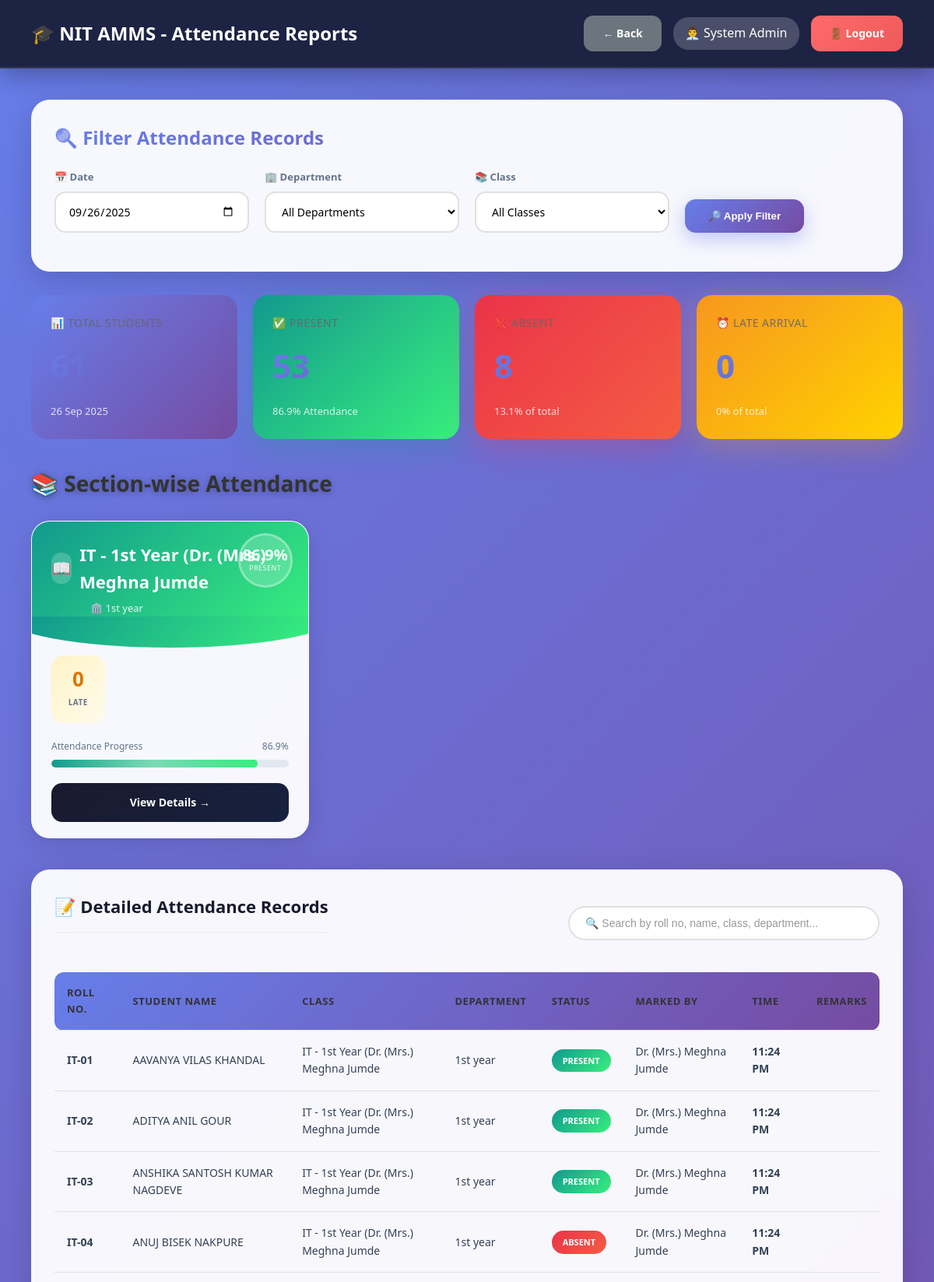
Page /admin/view_attendance_reports.php?date=2025-09-26 (signed in, upper part) on the committed database.
### tables this page shows
CREATE TABLE `users` (
  `id` int(11) NOT NULL,
  `username` varchar(50) NOT NULL,
  `password` varchar(255) NOT NULL,
  `full_name` varchar(100) NOT NULL,
  `email` varchar(100) NOT NULL,
  `phone` varchar(15) DEFAULT NULL,
  `photo` varchar(255) DEFAULT NULL,
  `role` enum('admin','hod','teacher') NOT NULL,
  `department_id` int(11) DEFAULT NULL,
  `is_active` tinyint(1) DEFAULT 1,
  `created_at` timestamp NOT NULL DEFAULT current_timestamp()
);

CREATE TABLE `classes` (
  `id` int(11) NOT NULL,
  `class_name` varchar(100) NOT NULL,
  `department_id` int(11) NOT NULL,
  `year` int(11) NOT NULL,
  `section` varchar(10) NOT NULL,
  `teacher_id` int(11) NOT NULL,
  `semester` int(11) NOT NULL,
  `academic_year` varchar(20) NOT NULL,
  `created_at` timestamp NOT NULL DEFAULT current_timestamp()
);

CREATE TABLE `departments` (
  `id` int(11) NOT NULL,
  `dept_name` varchar(100) NOT NULL,
  `dept_code` varchar(20) NOT NULL,
  `hod_id` int(11) DEFAULT NULL,
  `created_at` timestamp NOT NULL DEFAULT current_timestamp()
);

CREATE TABLE `student_attendance` (
  `id` int(11) NOT NULL,
  `student_id` int(11) NOT NULL,
  `class_id` int(11) NOT NULL,
  `attendance_date` date NOT NULL,
  `status` enum('present','absent','late') NOT NULL,
  `remarks` text DEFAULT NULL,
  `marked_by` int(11) NOT NULL,
  `marked_at` timestamp NOT NULL DEFAULT current_timestamp()
);

CREATE TABLE `students` (
  `id` int(11) NOT NULL,
  `roll_number` varchar(50) NOT NULL,
  `full_name` varchar(100) NOT NULL,
  `email` varchar(100) NOT NULL,
  `phone` varchar(15) DEFAULT NULL,
  `photo` varchar(255) DEFAULT NULL,
  `password` varchar(255) NOT NULL,
  `department_id` int(11) NOT NULL,
  `class_id` int(11) NOT NULL,
  `year` int(11) NOT NULL,
  `semester` int(11) NOT NULL,
  `admission_year` varchar(10) DEFAULT NULL,
  `is_active` tinyint(1) DEFAULT 1,
  `created_at` timestamp NOT NULL DEFAULT current_timestamp()
);

### db.php (called while the page is built, shortened)
<?php
$conn = new mysqli(DB_HOST, DB_USER, DB_PASS, DB_NAME);
$conn->set_charset("utf8mb4");
$conn->query("SET time_zone = '+05:30'");
function isLoggedIn() {
    return isset($_SESSION['user_id']) && isset($_SESSION['role']);
}
function getCurrentUser() {
    global $conn;
    $user_id = $_SESSION['user_id'];
    $role = $_SESSION['role'];
    if ($role === 'student') {
        $query = "SELECT * FROM students WHERE id = ?";
    } elseif ($role === 'parent') {
        $query = "SELECT * FROM parents WHERE id = ?";
    } else {
        $query = "SELECT * FROM users WHERE id = ?";
    }
    $stmt = $conn->prepare($query);
    $stmt->bind_param("i", $user_id);
    $stmt->execute();
    $result = $stmt->get_result();
    return $result->fetch_assoc();
}
?>

### admin/view_attendance_reports.php (the view, shortened to what this page needs)
<?php
require_once '../db.php';
$user = getCurrentUser();
$filter_date = isset($_GET['date']) ? $_GET['date'] : date('Y-m-d');
$filter_department = isset($_GET['department']) ? intval($_GET['department']) : '';
$filter_class = isset($_GET['class']) ? intval($_GET['class']) : '';
$where_clauses = ["sa.attendance_date = '$filter_date'"];
$where_sql = implode(' AND ', $where_clauses);
$attendance_query = "SELECT sa.*, s.roll_number, s.full_name as student_name,
                     c.class_name, d.dept_name, u.full_name as teacher_name
                     FROM student_attendance sa
                     JOIN students s ON sa.student_id = s.id
                     JOIN classes c ON sa.class_id = c.id
                     JOIN departments d ON c.department_id = d.id
                     JOIN users u ON sa.marked_by = u.id
                     WHERE $where_sql ORDER BY c.class_name, s.roll_number";
$attendance_records = $conn->query($attendance_query);
$section_stats_query = "SELECT c.id as class_id, c.class_name, d.dept_name,
                COUNT(DISTINCT sa.student_id) as total_students,
                SUM(CASE WHEN sa.status = 'present' THEN 1 ELSE 0 END) as present,
                SUM(CASE WHEN sa.status = 'absent' THEN 1 ELSE 0 END) as absent,
                SUM(CASE WHEN sa.status = 'late' THEN 1 ELSE 0 END) as late
                FROM student_attendance sa
                JOIN classes c ON sa.class_id = c.id
                JOIN departments d ON c.department_id = d.id
                WHERE sa.attendance_date = '$filter_date'
                " . ($filter_department ? "AND d.id = $filter_department" : "") . "
                " . ($filter_class ? "AND c.id = $filter_class" : "") . "
                GROUP BY c.id, c.class_name, d.dept_name ORDER BY d.dept_name, c.class_name";
$section_stats = $conn->query($section_stats_query);
$stats_query = "SELECT COUNT(DISTINCT sa.student_id) as total,
                SUM(CASE WHEN status = 'present' THEN 1 ELSE 0 END) as present,
                SUM(CASE WHEN status = 'absent' THEN 1 ELSE 0 END) as absent,
                SUM(CASE WHEN status = 'late' THEN 1 ELSE 0 END) as late
                FROM student_attendance sa
                JOIN classes c ON sa.class_id = c.id
                JOIN departments d ON c.department_id = d.id WHERE $where_sql";
$stats = $conn->query($stats_query)->fetch_assoc();
$unique_students = $stats['total'];
$attendance_percentage = $unique_students > 0 ? round(($stats['present'] / $unique_students) * 100, 1) : 0;
?>
<!DOCTYPE html>
<html lang="en">
<head>
    <link rel="stylesheet" href="../assets/style.css">
</head>
<body>
    <nav class="navbar">
        <div><h1>🎓 NIT AMMS - Attendance Reports</h1></div>
        <div class="user-info">
            <a href="index.php" class="btn btn-secondary">← Back</a>
            <span>👨‍💼 <?php echo htmlspecialchars($user['full_name']); ?></span>
            <a href="../logout.php" class="btn btn-danger">🚪 Logout</a>
        </div>
    </nav>
    <div class="main-content">
        <div class="filter-container">
            <h3>🔍 Filter Attendance Records</h3>
            <form method="GET" class="filter-form">
                <div class="form-group">
                    <label>📅 Date</label>
                    <input type="date" name="date" value="<?php echo $filter_date; ?>" required>
                </div>
                <div class="form-group">
                    <label>🏢 Department</label>
                    <select name="department">
                        <option value="">All Departments</option>
                    </select>
                </div>
                <div class="form-group">
                    <label>📚 Class</label>
                    <select name="class">
                        <option value="">All Classes</option>
                    </select>
                </div>
                <div class="form-group">
                    <button type="submit" class="btn-filter">🔎 Apply Filter</button>
                </div>
            </form>
        </div>
        <div class="stats-grid">
            <div class="stat-card">
                <h3>📊 Total Students</h3>
                <div class="stat-value"><?php echo $unique_students; ?></div>
                <div class="stat-label"><?php echo date('d M Y', strtotime($filter_date)); ?></div>
            </div>
            <div class="stat-card present">
                <h3>✅ Present</h3>
                <div class="stat-value"><?php echo $stats['present']; ?></div>
                <div class="stat-label"><?php echo $attendance_percentage; ?>% Attendance</div>
            </div>
            <div class="stat-card absent">
                <h3>❌ Absent</h3>
                <div class="stat-value"><?php echo $stats['absent']; ?></div>
                <div class="stat-label"><?php echo $unique_students > 0 ? round(($stats['absent'] / $unique_students) * 100, 1) : 0; ?>% of total</div>
            </div>
            <div class="stat-card late">
                <h3>⏰ Late Arrival</h3>
                <div class="stat-value"><?php echo $stats['late']; ?></div>
                <div class="stat-label"><?php echo $unique_students > 0 ? round(($stats['late'] / $unique_students) * 100, 1) : 0; ?>% of total</div>
            </div>
        </div>
        <div class="section-container">
            <h2 class="section-header-title">📚 Section-wise Attendance</h2>
            <?php if ($section_stats->num_rows > 0): ?>
            <div class="section-grid">
                <?php while ($section = $section_stats->fetch_assoc()):
                    $pct = $section['total_students'] > 0 ? round(($section['present'] / $section['total_students']) * 100, 1) : 0;
                    $lvl = $pct >= 75 ? 'high' : ($pct >= 50 ? 'medium' : 'low');
                ?>
                <div class="section-card <?php echo $lvl; ?>">
                    <div class="card-header">
                        <div class="class-info">
                            <h4 class="class-name">
                                <span class="class-icon">📖</span>
                                <?php echo htmlspecialchars($section['class_name']); ?>
                            </h4>
                            <p class="dept-name">🏛️ <?php echo htmlspecialchars($section['dept_name']); ?></p>
                        </div>
                        <div class="percentage-circle">
                            <span class="percentage-value"><?php echo $pct; ?>%</span>
                            <span class="percentage-label">Present</span>
                        </div>
                    </div>
                    <div class="card-body">
                        <div class="stats-row">
                            <div class="stat-item late">
                                <span class="stat-num"><?php echo $section['late']; ?></span>
                                <span class="stat-text">Late</span>
                            </div>
                        </div>
                        <div class="progress-container">
                            <div class="progress-labels">
                                <span>Attendance Progress</span>
                                <span><?php echo $pct; ?>%</span>
                            </div>
                            <div class="progress-bar">
                                <div class="progress-fill" style="width: <?php echo $pct; ?>%;"></div>
                            </div>
                        </div>
                        <a href="?date=<?php echo $filter_date; ?>&class=<?php echo $section['class_id']; ?>" class="view-btn">
                            View Details →
                        </a>
                    </div>
                </div>
                <?php endwhile; ?>
            </div>
            <?php else: ?>
            <div class="no-data"><h3>📭 No Section Data</h3><p>No attendance records found for sections on this date.</p></div>
            <?php endif; ?>
        </div>
        <div class="table-container">
            <div class="table-header-with-search">
                <h3>📝 Detailed Attendance Records</h3>
                <input type="text" id="searchInput" onkeyup="searchTable()"
                       placeholder="🔍 Search by roll no, name, class, department...">
            </div>
            <?php if ($attendance_records->num_rows > 0): ?>
            <table id="attendanceTable">
                <thead>
                    <tr>
                        <th>Roll No.</th>
                        <th>Student Name</th>
                        <th>Class</th>
                        <th>Department</th>
                        <th>Status</th>
                        <th>Marked By</th>
                        <th>Time</th>
                        <th>Remarks</th>
                    </tr>
                </thead>
                <tbody>
                    <?php $attendance_records->data_seek(0); while ($r = $attendance_records->fetch_assoc()):
                        $sc = $r['status'] === 'present' ? 'badge-success' : ($r['status'] === 'absent' ? 'badge-danger' : 'badge-warning');
                    ?>
                    <tr>
                        <td><strong><?php echo htmlspecialchars($r['roll_number']); ?></strong></td>
                        <td><?php echo htmlspecialchars($r['student_name']); ?></td>
                        <td><?php echo htmlspecialchars($r['class_name']); ?></td>
                        <td><?php echo htmlspecialchars($r['dept_name']); ?></td>
                        <td><span class="badge <?php echo $sc; ?>"><?php echo strtoupper($r['status']); ?></span></td>
                        <td><?php echo htmlspecialchars($r['teacher_name']); ?></td>
                        <td><strong><?php echo date('h:i A', strtotime($r['marked_at'])); ?></strong></td>
                        <td><?php echo htmlspecialchars($r['remarks'] ?? '-'); ?></td>
                    </tr>
                    <?php endwhile; ?>
                </tbody>
            </table>
            <?php else: ?>
            <div class="no-data"><h3>📭 No Records Found</h3><p>No attendance records found for the selected filters.</p></div>
            <?php endif; ?>
        </div>
    </div>
</body>
</html>

### assets/style.css (style rules this page uses)
* { margin: 0; padding: 0; box-sizing: border-box; }
body { font-family: 'Segoe UI', Tahoma, Geneva, Verdana, sans-serif; background: linear-gradient(135deg, #667eea 0%, #764ba2 50%, #f093fb 100%); color: #333; line-height: 1.6; }
.form-group { margin-bottom: 20px; }
.form-group label { display: block; margin-bottom: 8px; color: #333; font-weight: 600; font-size: 14px; }
.form-group input, .form-group select, .form-group textarea { width: 100%; padding: 12px 15px; border: 2px solid #e0e0e0; border-radius: 10px; font-size: 14px; transition: all 0.3s ease; font-family: inherit; }
.btn { padding: 12px 24px; border: none; border-radius: 10px; font-size: 14px; font-weight: 600; cursor: pointer; transition: all 0.3s ease; text-decoration: none; display: inline-block; text-align: center; }
.btn-danger { background: #dc3545; color: white; }
.btn-secondary { background: #6c757d; color: white; }
.navbar { background: linear-gradient(135deg, #667eea 0%, #764ba2 100%); color: white; padding: 20px 30px; display: flex; justify-content: space-between; align-items: center; box-shadow: 0 2px 10px rgba(0, 0, 0, 0.1); position: sticky; top: 0; z-index: 100; }
.navbar h1 { font-size: 24px; font-weight: 600; }
.navbar .user-info { display: flex; align-items: center; gap: 15px; }
.navbar .user-info span { background: rgba(255, 255, 255, 0.2); padding: 8px 15px; border-radius: 20px; }
.main-content { padding: 30px; max-width: 1400px; margin: 0 auto; }
.main-content h2 { margin-bottom: 25px; color: #333; font-size: 28px; }
.main-content h3 { margin-bottom: 20px; color: #333; font-size: 20px; }
.stats-grid { display: grid; grid-template-columns: repeat(auto-fit, minmax(250px, 1fr)); gap: 25px; margin-bottom: 30px; }
.stat-card { background: white; padding: 30px; border-radius: 15px; box-shadow: 0 2px 10px rgba(0, 0, 0, 0.08); transition: all 0.3s ease; position: relative; overflow: hidden; }
.stat-card::before { content: ''; position: absolute; top: 0; left: 0; width: 4px; height: 100%; background: linear-gradient(135deg, #667eea 0%, #764ba2 100%); }
.stat-card h3 { font-size: 14px; color: #666; margin-bottom: 15px; text-transform: uppercase; letter-spacing: 0.5px; }
.stat-card .stat-value { font-size: 42px; font-weight: bold; background: linear-gradient(135deg, #667eea 0%, #764ba2 100%); -webkit-background-clip: text; -webkit-text-fill-color: transparent; background-clip: text; margin-bottom: 15px; }
.table-container { background: white; border-radius: 15px; padding: 25px; box-shadow: 0 2px 10px rgba(0, 0, 0, 0.08); overflow-x: auto; margin-bottom: 30px; }
.table-container h3 { margin-bottom: 20px; color: #333; font-size: 20px; padding-bottom: 15px; border-bottom: 2px solid #f0f0f0; }
table { width: 100%; border-collapse: collapse; }
table thead { background: #f8f9fa; }
table th, table td { padding: 15px; text-align: left; border-bottom: 1px solid #e0e0e0; }
table th { font-weight: 600; color: #333; text-transform: uppercase; font-size: 12px; letter-spacing: 0.5px; }
.badge { padding: 6px 12px; border-radius: 20px; font-size: 12px; font-weight: 600; display: inline-block; }
.badge-success { background: #d4edda; color: #155724; }
.badge-danger { background: #f8d7da; color: #721c24; }

### rows in the picture
users: full_name "System Admin"
classes: class_name "IT - 1st Year (Dr. (Mrs.) Meghna Jumde", department.dept_name "1st year", pct "86.9", late "0"
student_attendance: students.roll_number "IT-01", students.full_name "AAVANYA VILAS KHANDAL", class.class_name "IT - 1st Year (Dr. (Mrs.) Meghna Jumde", departments.dept_name "1st year", status "PRESENT", users.full_name "Dr. (Mrs.) Meghna Jumde", marked_at "11:24 PM"
student_attendance: students.roll_number "IT-02", students.full_name "ADITYA ANIL GOUR", class.class_name "IT - 1st Year (Dr. (Mrs.) Meghna Jumde", departments.dept_name "1st year", status "PRESENT", users.full_name "Dr. (Mrs.) Meghna Jumde", marked_at "11:24 PM"
student_attendance: students.roll_number "IT-03", students.full_name "ANSHIKA SANTOSH KUMAR NAGDEVE", class.class_name "IT - 1st Year (Dr. (Mrs.) Meghna Jumde", departments.dept_name "1st year", status "PRESENT", users.full_name "Dr. (Mrs.) Meghna Jumde", marked_at "11:24 PM"
student_attendance: students.roll_number "IT-04", students.full_name "ANUJ BISEK NAKPURE", class.class_name "IT - 1st Year (Dr. (Mrs.) Meghna Jumde", departments.dept_name "1st year", status "ABSENT", users.full_name "Dr. (Mrs.) Meghna Jumde", marked_at "11:24 PM"

### other values in the picture
date('d M Y', strtotime($filter_date)) "26 Sep 2025"
$attendance_percentage "86.9"
$stats['late'] "0"
